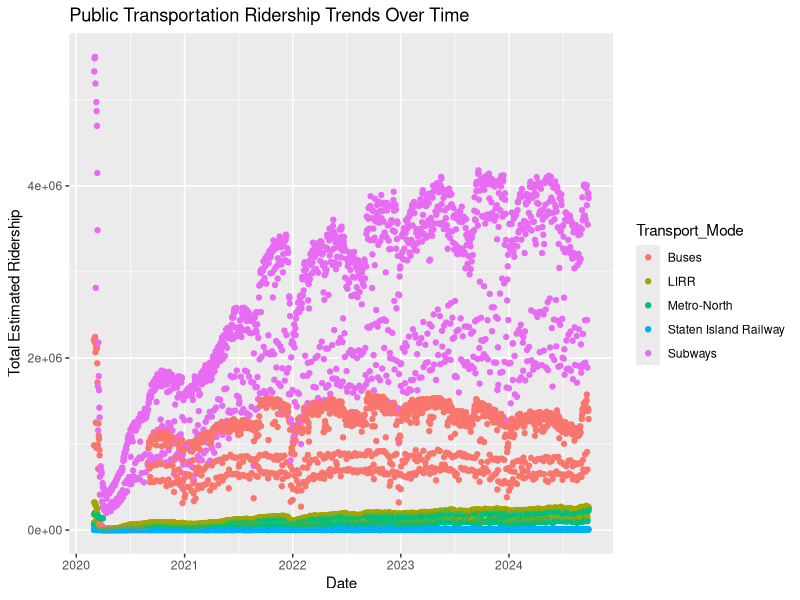
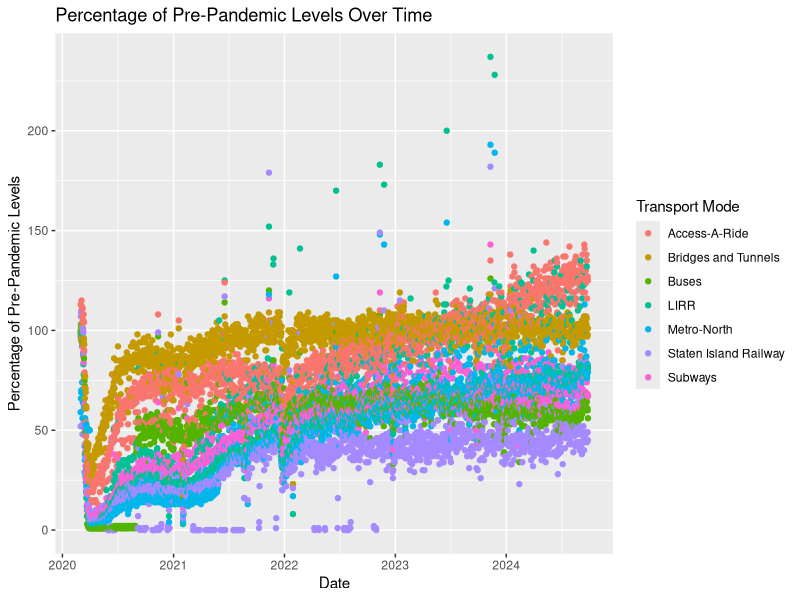
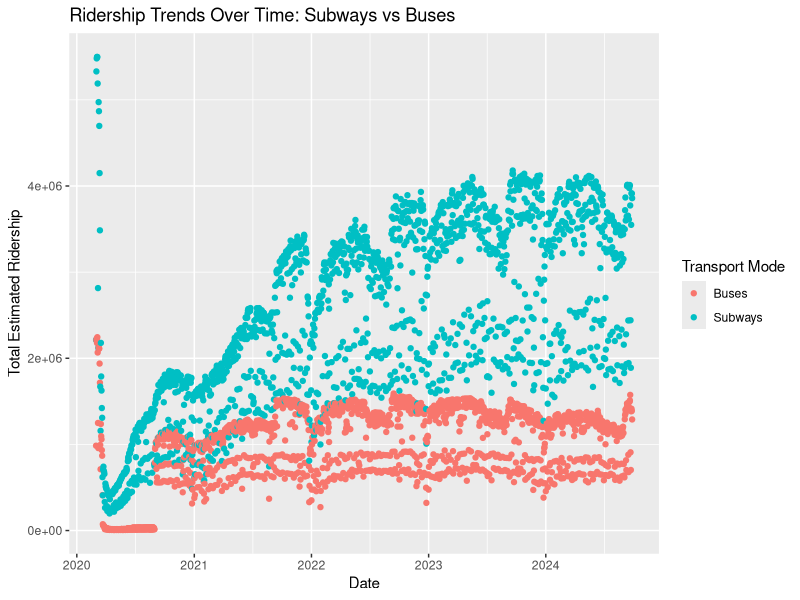
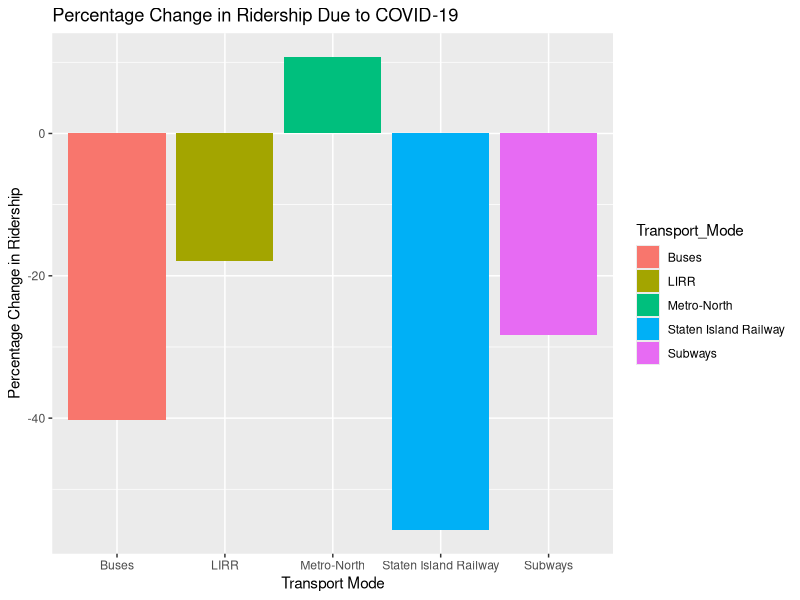

Reproduce these figures in R, in order.
## ---- chunk 1
library(tidyr)
library(dplyr)
library(readr)
library("ggplot2")


mta_data <- read_csv("MTA_Daily_Ridership_Data.csv")
mta_data <- mta_data %>% mutate(Date = as.Date(Date, format = "%m/%d/%y"))

mta_data_long <- mta_data %>% pivot_longer(cols = -Date, names_to = "Metric", values_to = "Value")
head(mta_data_long)

mta_data_long <- mta_data_long %>% separate(Metric, into = c("Transport_Mode", "Metric_Type"), sep = ": ")
head(mta_data_long)
## ---- chunk 2
# Analysis #1
avg_ridership <- mta_data_long %>%
  filter(Metric_Type == "Total Estimated Ridership") %>%
  group_by(Transport_Mode) %>%
  summarize(Average_Ridership = mean(Value, na.rm = TRUE))

print(avg_ridership)

# Analysis #2
ggplot(mta_data_long %>% filter(Metric_Type == "Total Estimated Ridership"), aes(x = Date, y = Value, color = Transport_Mode)) +
  geom_point() +
  labs(title = "Public Transportation Ridership Trends Over Time", x = "Date", y = "Total Estimated Ridership")

# Analysis #3
percentage_mta_data <- mta_data_long %>%
  filter(grepl("% of Comparable Pre-Pandemic Day", Metric_Type))

ggplot(percentage_mta_data, aes(x = Date, y = Value, color = Transport_Mode)) +
  geom_point() +
  labs(title = "Percentage of Pre-Pandemic Levels Over Time",
       x = "Date",
       y = "Percentage of Pre-Pandemic Levels",
       color = "Transport Mode")

# Analysis 4
pt_mta_ridership_data <- mta_data_long %>%
  filter(Metric_Type == "Total Estimated Ridership")

ggplot(pt_mta_ridership_data %>% filter(Transport_Mode %in% c("Subways", "Buses")), 
       aes(x = Date, y = Value, color = Transport_Mode)) +
  geom_point() +
  labs(title = "Ridership Trends Over Time: Subways vs Buses",
       x = "Date",
       y = "Total Estimated Ridership",
       color = "Transport Mode") 

# Calculate the average ridership for each transport mode during the pandemic
avg_ridership_pandemic <- pt_mta_ridership_data %>%
  filter(Date >= as.Date("2020-03-01") & Date <= as.Date("2023-05-11")) %>%
  group_by(Transport_Mode) %>%
  summarize(Average_Ridership = mean(Value, na.rm = TRUE))

print(avg_ridership_pandemic)

# Analysis 5
pre_pandemic <- pt_mta_ridership_data %>%
  filter(Date >= as.Date("2020-03-01") & Date <= as.Date("2020-03-11"))
print(pre_pandemic)

post_pandemic <- pt_mta_ridership_data %>%
  filter(Date >= as.Date("2023-05-12") & Date <= as.Date("2024-10-10"))
print(post_pandemic)

avg_pre_pandemic <- pre_pandemic %>%
  group_by(Transport_Mode) %>%
  summarize(Average_Ridership_Pre = mean(Value, na.rm = TRUE))
print(avg_pre_pandemic)

avg_post_pandemic <- post_pandemic %>%
  group_by(Transport_Mode) %>%
  summarize(Average_Ridership_Post = mean(Value, na.rm = TRUE))
print(avg_post_pandemic)

avg_ridership <- merge(avg_pre_pandemic, avg_post_pandemic, by = "Transport_Mode")
print(avg_ridership)

avg_ridership <- avg_ridership %>%
  mutate(Percentage_Change = ((Average_Ridership_Post - Average_Ridership_Pre) / Average_Ridership_Pre) * 100)
print(avg_ridership)

ggplot(avg_ridership, aes(x = Transport_Mode, y = Percentage_Change, fill = Transport_Mode)) +
  geom_bar(stat = "identity") +
  labs(title = "Percentage Change in Ridership Due to COVID-19",
       x = "Transport Mode",
       y = "Percentage Change in Ridership")
